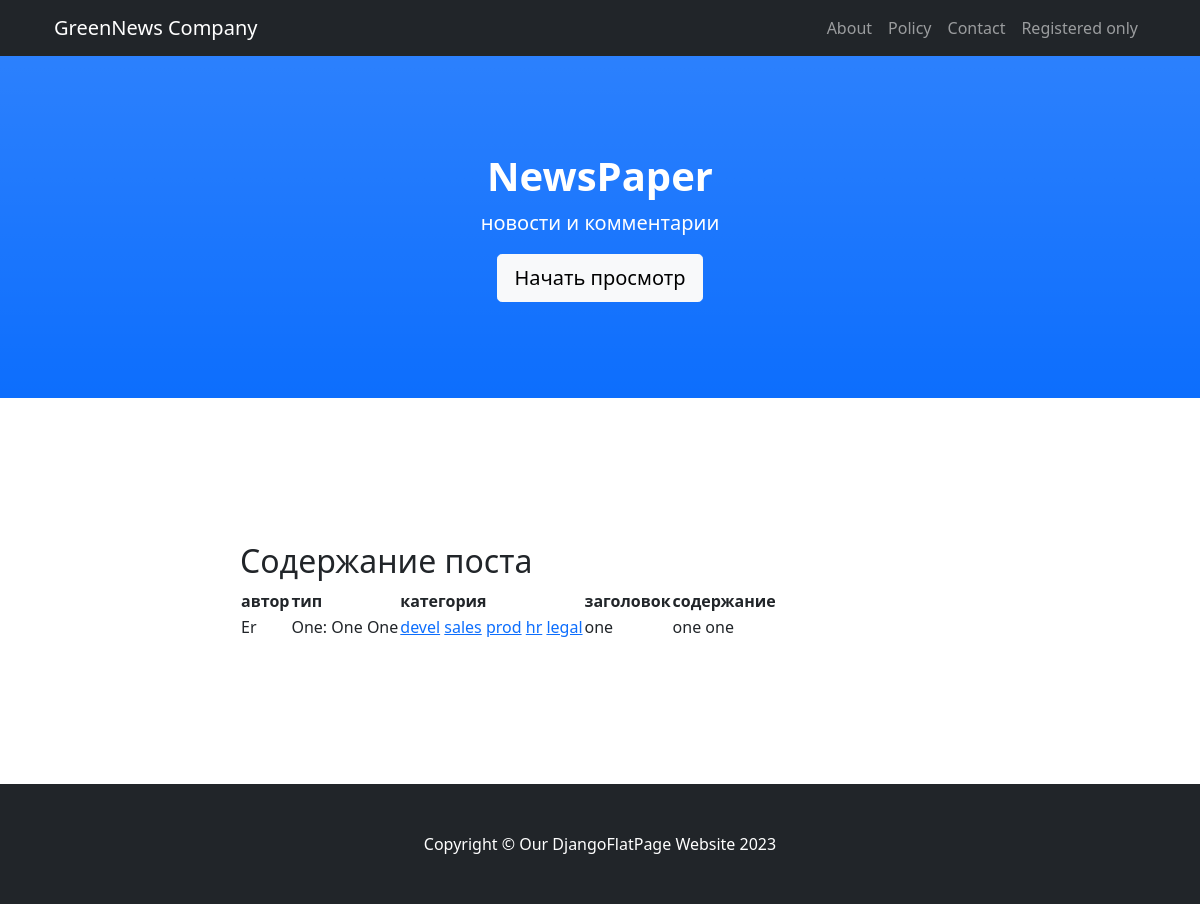
/posts/121, run on the app's committed database.
### news/models.py (models this page shows, shortened)
class Post(models.Model):
    postAuthor = models.ForeignKey(Author, on_delete=models.CASCADE,)
    postType = models.CharField(max_length=4, choices=post_types, default=news)
    postDatetime = models.DateTimeField(auto_now_add=True)
    category = models.ManyToManyField(Category, blank=True, through='PostCategory', related_name='posts',)
    head = models.CharField(max_length=124)
    postText = models.TextField()
    postRate = models.SmallIntegerField(default=0)
    def __str__(self):
        return f'{self.head.title()[:18]}: {self.postText[:20]}'

class Author(models.Model):
    authorName = models.OneToOneField(User, on_delete=models.CASCADE)
    authorRate = models.SmallIntegerField(default=0)

class Category(models.Model):
    name = models.CharField(max_length=64, unique=True)
    subscribers = models.ManyToManyField(User, blank=True, through='CategoryUser', related_name='subscr',)
    def __str__(self):
        return f'{self.name.title()}'

### news/views.py (the view)
# urls.py: path('<int:pk>', cache_page(60*5)(PostDetails.as_view()), name='post_detail'),
class PostDetails(DetailView):
    template_name = 'news/post_detail.html'
    queryset = Post.objects.all()
    def get_context_data(self, **kwargs):
        context = super().get_context_data(**kwargs)
        context['is_not_premium'] = not self.request.user.groups.filter(name='authors').exists()
        return context
    def get_object(self, *args, **kwargs):
        news_post = cache.get(f'news_article-{self.kwargs["pk"]}', None)  # 'None' returns when 'pk' not in the cache
        if not news_post:
            news_post = super().get_object(queryset=self.queryset)
            cache.set(f'news_article-{self.kwargs["pk"]}', news_post)
        return news_post

### news/templatetags/news_filters.py (called while the page is built)
@register.filter(name='censor')
def censor(value, arg='<banned>'):
    banned_words = [ 'пиздец', 'fuck', 'fucking', 'блядь', 'писец']
    if isinstance(value, str) and isinstance(arg, str):
        for i in banned_words:
            value = value.replace(i, arg)
        return value
    else:
        raise ValueError(f'Не применяется для {type(value)} и {type(arg)}')

### templates/news/post_detail.html
{% extends 'flatpages/default.html' %}
{% load news_filters %}
{% load cache %}
{% block title %} Содержание поста{% endblock title %}
{% block content %}
<table>
    <thead>
        <th>
            автор
        </th>
        <th>
            тип
        </th>
        <th>
            категория
        </th>
        <th>
            заголовок
        </th>
        <th>
            содержание
        </th>
    </thead>
    {% cache 30 details %}
    <tr>
        <td>
            {{ post.postAuthor.authorName.username|title }}
        </td>
        <td>
            {{ post|title }}
        </td>
        <td>
            {% for choice in post.category.all %}
                <a href="{%  url 'category' choice.id %}">{{ choice.name }}</a>
            {% endfor %}
        </td>
        <td>
            {{ post.head|censor|truncatewords:12 }}
        </td>
        <td>
            {{ post.postText|censor }}
        </td>
    </tr>
    {% endcache %}
</table>
{% endblock content %}

### data on the page
Post: postAuthor.authorName.username "Er", head+postText "One: One One", head|censor "one", postText|censor "one one"
Category: name "devel"
Category: name "sales"
Category: name "prod"
Category: name "hr"
Category: name "legal"
